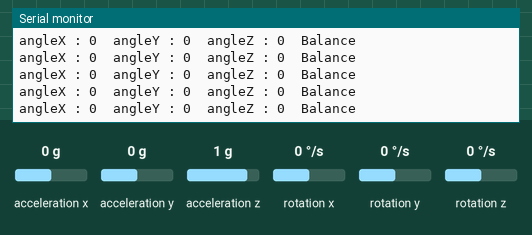
A sketch run on a simulated Arduino Uno, built with avr-gcc and run on an emulated ATmega328P. On the bench: the last lines printed to the serial monitor. The inputs (shaded band) are chosen by the test bench; at power-on: acceleration x 0 g, acceleration y 0 g, rotation z 0 °/s, acceleration z 1 g, rotation x 0 °/s, rotation y 0 °/s.

Above: at 4.2 s.
4.3 s: acceleration x set to -1.4 g
At 4.41 s:
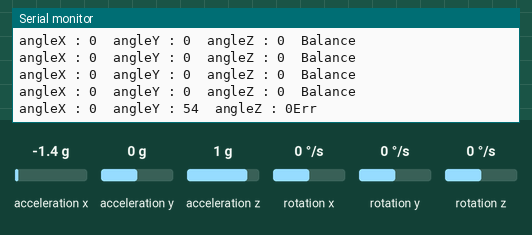
6.3 s: acceleration y set to -1.4 g
At 6.43 s:
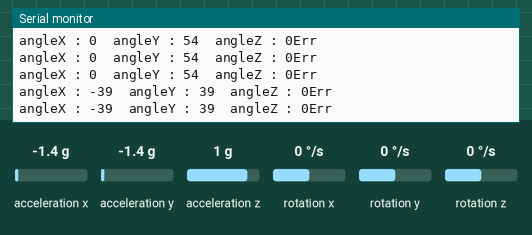
9.3 s: rotation z set to -192 °/s
At 9.3 s:
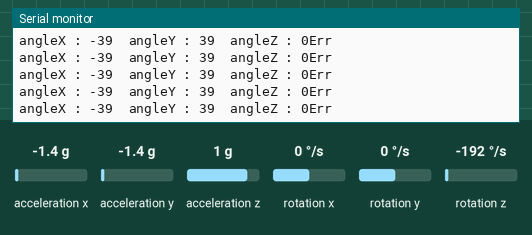
12.3 s: acceleration x set to 0 g
At 12.32 s:
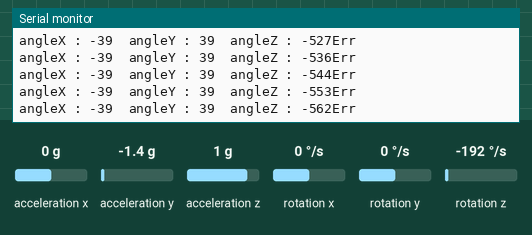
15.3 s: acceleration y set to 0 g
At 15.44 s:
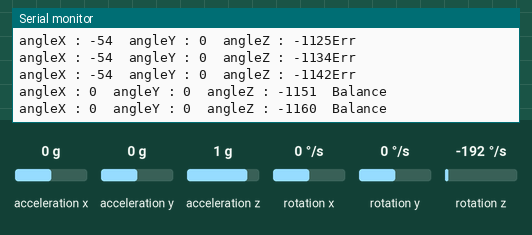
18.3 s: acceleration x set to 0.8 g
At 18.32 s:
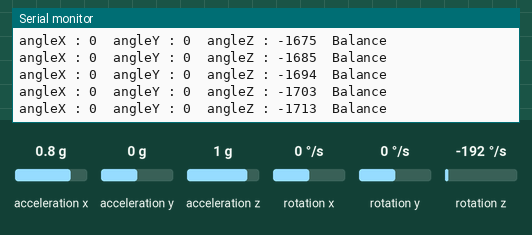
Timing chart, 0 to 21.3 s (numbered marks = the images above; inputs shaded):
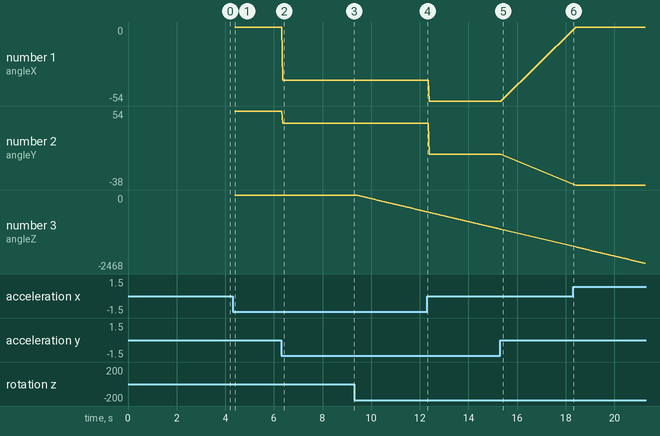

Measured:
- after the input at 4.3 s, the serial monitor: prints a new line after 0.09 s (image 1)
- after the input at 6.3 s, the serial monitor: prints a new line after 0.07 s (image 2)
- plotted number 1: 0 → -39 after the input at 6.3 s
- plotted number 2: 54 → 39 after the input at 6.3 s
- plotted number 3: 0 → -562 after the input at 9.3 s

The sketch:

Mpu6050_check.ino
```cpp
#include <MPU6050_tockn.h>
#include <Wire.h>

MPU6050 mpu6050(Wire);
int x,y,z;
int LED = 9;
void setup() {
  Serial.begin(9600);
  Wire.begin();
  mpu6050.begin();
  mpu6050.calcGyroOffsets(false);

}

void loop() {
  mpu6050.update();
  mpu6050.update();
  x = mpu6050.getAngleX();
  y = mpu6050.getAngleY();
  z = mpu6050.getAngleZ();
  Serial.print("angleX : ");
  Serial.print(x);
  Serial.print("\tangleY : ");
  Serial.print(y);
  Serial.print("\tangleZ : ");
  Serial.print(z);

  if (x >= 15 or x <= -15 or y >= 15 or y <= -15){
    digitalWrite(LED, HIGH);
    Serial.println("Err");
 }

  else{
     digitalWrite(LED, LOW);
    Serial.println("  Balance");
  }

}
```
